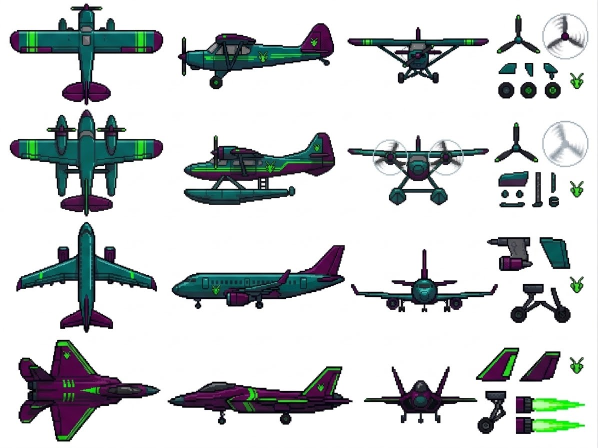
#> input picture assets/source/aircraft_mantis_sheet.jpg, 1195 x 896 px, found by its file name (shown at 1/2 size)
$ python measure.py ../../assets/source/aircraft_mantis_sheet.jpg ../../assets/source/aircraft_npc_bogey_sheet.jpg
#> lines starting #> are read from the running program, lines starting #| are printed output that depends on the picture; after the words box and inside, x2 and y2 are one past the last pixel; in counts of white or black regions, pixels touching at a corner belong together
### tools/art/cards.py
#!/usr/bin/env python3
"""Mantis Air: the aircraft as sprite cards (src/art_cards.h).

Each aircraft is its sprite sheet views, kept as pixel art: top, side, front and (where drawn) rear. The game mounts
each on a flat card in the aircraft's own frame (top on the wing plane, side on the centre plane, front/rear across
the body) and draws the card the camera faces most squarely, projected with the aircraft's attitude, cross-fading
near 45 degrees. Nothing is reconstructed, so the art is never mangled; the views are only made to agree in size:

  * length and span from the top view; one height for side, front and rear (the generated views disagree on
    height: the geometric mean of what the side and front views say)
  * each view cut out of its sheet (background flood-filled away, strays erased), quantised to its family's
    15-colour palette (index 0 is transparent), and downscaled to its card size by a vote that keeps the
    one-pixel outlines; plus half and quarter sizes for distance

  cards.py <assets/source> <src/art_cards.h> [preview.png]
"""
import os, sys, numpy as np
from PIL import Image
from scipy import ndimage

SHEETS = {'mantis': 'aircraft_mantis_sheet.jpg', 'npc': 'aircraft_npc_bogey_sheet.jpg'}
# The props are drawn turning (the parts column's prop and blur-disc sprites), so the views' static props are taken
# out (measured on the ruled views, cut-out pixels):
#   unprop: (view, box, keep boxes) - erase what's in the box but not in a keep box (the nacelles, spinner, cowl)
#   undisc: (view, cx, cy, r, keep_r) - erase a blur disc's greys and blades, keeping its hub and the livery
#   Where a blade crossed the wing or cabin, the gap takes the neighbouring colour.
#   props: each prop's hub (top-view row, top-view column, end-view row, radius in end-view columns), its sprites
CUB_PROPS = dict(
    unprop=[('top', (112, 0, 194, 15), [(142, 0, 163, 16)]), ('side', (4, 18, 18, 112), [(0, 57, 18, 75)])],
    props=[(7, 152, 60, 37)], prop_sprites=((988, 26, 1082, 112), (1083, 22, 1180, 120)))
BEAVER_PROPS = dict(
    unprop=[('top', (68, 33, 140, 47), [(90, 0, 118, 214)]), ('top', (168, 33, 238, 47), [(190, 0, 218, 214)]),
            ('side', (54, 0, 69, 80), [])],
    undisc=[('front', 88, 45, 41, 9), ('front', 197, 45, 41, 9)],
    props=[(40, 103, 45, 38), (40, 203, 45, 38)], prop_sprites=((986, 240, 1082, 330), (1081, 236, 1180, 334)))
# Until its rear view is drawn, the Beaver's is built from its front view (props out, mirrored): the cockpit's face
# repainted in the tail's own colours (from the side view), a tail cone, and the parts column's tailplane across it.
BEAVER_REAR_STANDIN = dict(face=(141, 62, 25, 29), face_top_from=('side', 250, 52), face_bot_from=('side', 250, 76),
                           cone=(141, 60, 5), tailplane=((993, 341, 1064, 374), 93, 189, 41, 51))
# The afterburners: the parts column's flame (base at the nozzle) and its end-on glow (the bogey's ring; for the
# Fighter one is made from its flame's colours); nozzles on the rear view (column, row), the flame's length / length
# The Fighter's separate parts put on: its far fin (the shaded fin part) just behind the near one in the side view,
# and its two nozzles' ends in the rear view (where the afterburners come out)
FIGHTER_PARTS = dict(far_fin=((1040, 700, 1122, 764), 262, 0, 337, 56), nozzle_ends=[(106, 67, 6), (121, 67, 6)])
FIGHTER_FLAME = dict(flame_sprite=(1066, 789, 1173, 827), flame_flip=False, glow_sprite=None,
                     nozzles=[(106, 67), (121, 67)], flame_len=0.30)
BOGEY_FLAME = dict(flame_sprite=(911, 691, 1109, 769), flame_flip=True, glow_sprite=(1126, 704, 1179, 756),
                   nozzles=[(106, 66), (121, 66)], flame_len=0.34)
# emissive colours the flames are drawn in (they glow; the sun doesn't shade them): the palette's fixed entries
EMISSIVE = [('P_HUD_W', (242, 246, 250)), ('P_FIREFLY', (225, 255, 130)), ('P_HUD_G', (120, 255, 120)), ('P_HUD_A', (255, 190, 50)),
            ('P_AMBER', (255, 170, 40)), ('P_HUD_R', (255, 70, 60)), ('P_TAIL', (255, 40, 40)), ('P_TAIL_D', (120, 16, 24))]
# crops on the sheets (x0, y0, x1, y1). The sheets' columns: top, side, REAR, parts; but the Cubs' and the Beavers'
# third column is a FRONT view (their rears are separate files: cub_rear.jpg, beaver_rear.jpg). 'third' says which.
# top_rot: the top view drawn nose-right; erase: strays (cut-out pixels); gear: the retracting gear's boxes in each
# view's cut-out pixels (hidden when it's up)
PLANES = [
    dict(name='cub', sheet='mantis', top=(15, 3, 331, 214), side=(351, 40, 675, 186), front=(689, 48, 984, 174), third='front', rear='cub_rear.jpg',
         **CUB_PROPS),
    dict(name='beaver', sheet='mantis', top=(15, 214, 331, 438), side=(361, 258, 677, 417), front=(689, 264, 984, 418), third='front',
         rear='beaver_rear.jpg', rear_standin=BEAVER_REAR_STANDIN, **BEAVER_PROPS),
    dict(name='jet', sheet='mantis', top=(26, 437, 320, 672), side=(337, 484, 696, 624), front=(696, 492, 1002, 631),
         gear=dict(side=[(40, 104, 64, 129), (160, 104, 190, 129)], rear=[(136, 110, 158, 128), (88, 108, 112, 128), (182, 108, 206, 128)])),
    dict(name='fighter', sheet='mantis', top=(31, 673, 327, 889), side=(329, 726, 712, 856), front=(722, 727, 961, 854), top_rot=1,
         gear=dict(side=[(96, 90, 120, 117), (220, 90, 250, 117)], rear=[(66, 92, 90, 115), (102, 92, 124, 115), (136, 92, 160, 115)]),
         **FIGHTER_FLAME, parts=FIGHTER_PARTS),
    dict(name='npc_cub', sheet='npc', top=(15, 3, 331, 214), side=(351, 40, 675, 186), front=(689, 48, 984, 174), third='front', **CUB_PROPS),
    dict(name='npc_beaver', sheet='npc', top=(15, 214, 331, 438), side=(361, 258, 677, 417), front=(689, 264, 984, 418), third='front',
         rear_standin=BEAVER_REAR_STANDIN, **BEAVER_PROPS),
    dict(name='npc_jet', sheet='npc', top=(26, 437, 320, 672), side=(337, 484, 696, 624), front=(696, 492, 1002, 631),
         erase=[('rear', (278, 0, 310, 95))]),
    dict(name='npc_fighter', sheet='npc', top=(31, 673, 327, 889), side=(329, 726, 712, 856), front=(722, 727, 961, 854), top_rot=1,
         erase=[('rear', (172, 0, 240, 32))], **BOGEY_FLAME, parts=dict(nozzle_ends=[(106, 66, 6), (121, 66, 6)])),
]
CARD_MAX = 120          # the largest card's long side, texels (the plane is ~60-120 px wide on screen up close)

def cutout(img, box):
    """The sprite in the box: RGB and a mask. Background: the white the border reaches, and sizeable pure-white
    pockets (between struts, under a high wing)."""
    a = np.asarray(img.crop(box).convert('RGB')).astype(np.int32)
    whiteish = (a.min(2) > 200) & ((a.max(2) - a.min(2)) < 40)
    lab, n = ndimage.label(whiteish)
    border = set(np.unique(np.concatenate([lab[0], lab[-1], lab[:, 0], lab[:, -1]]))) - {0}
    if n:
        area = ndimage.sum(whiteish, lab, range(1, n + 1)); bright = ndimage.mean(a.min(2), lab, range(1, n + 1))
        border |= {i + 1 for i in range(n) if area[i] >= 40 and bright[i] >= 228}
    fg = ~np.isin(lab, list(border))
    lab2, n2 = ndimage.label(fg)
    if n2 > 1:
        sizes = ndimage.sum(fg, lab2, range(1, n2 + 1))
        fg = np.isin(lab2, [i + 1 for i, s in enumerate(sizes) if s >= max(30, sizes.max() * 0.015)])
    return a, fg

def trim(a, m):
    ys, xs = np.nonzero(m)
    return a[ys.min():ys.max() + 1, xs.min():xs.max() + 1], m[ys.min():ys.max() + 1, xs.min():xs.max() + 1], (xs.min(), ys.min())

# [8 lines left out: function kmeans, not called in this run]

def nearest(rgb, pal):
    return ((rgb[..., None, :].astype(np.float64) - pal[None, None]) ** 2).sum(-1).argmin(-1)

# [16 lines left out: function downscale, not called in this run]

def load_views(src, p):
    sheet = Image.open(os.path.join(src, SHEETS[p['sheet']]))
#> sheet is the input picture: PIL image 1195x896 RGB; mean R, G, B 204.9, 208.9, 209.7
    v = {}
    third = p.get('third', 'rear')                       # (the sheet's third column: rear, or the Cubs' front)
    for k, box in (('top', p['top']), ('side', p['side']), (third, p['front'])):
        a, m = cutout(sheet, box)
        if k == 'top' and p.get('top_rot'): a = np.rot90(a, 1); m = np.rot90(m, 1)
        v[k] = [a, m]
#> this loop made 3 passes
#> (n in cutout, area in cutout, bright in cutout, n2 in cutout) on passes 1 to 2: (2, [45096, 1], [254.1, 206], 1), (1, [29963], [254], 1)
#> (n in cutout, area in cutout, n2 in cutout, sizes in cutout) on pass 3: (13, [26906, 356, 299, 3, 167, 175, 3, 2, 39, 11, 43, 5, 3], 7, [9200, 12, 3, 3, 1, 3, 2])
#> pass 1, in cutout, `whiteish = (a.min(2) > 200) & ((a.max(2) - a.min(2)) < 40)`:
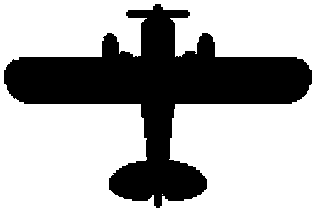
#> whiteish: shape (211, 316) bool; 67.6% white; 1 black region, box (x1, y1, x2, y2) and area: (4, 4, 312, 208) 21579
#> pass 1, in cutout, `lab, n = ndimage.label(whiteish)`:
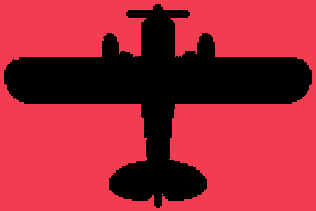
#> lab: shape (211, 316) int32; 3 distinct labels, from 0 to 2; one colour per label, 0 black
#> after the loop, v = 3 items
    if isinstance(p.get('rear'), str) and os.path.exists(os.path.join(src, p['rear'])):   # (a separate rear view, once drawn)
        r = Image.open(os.path.join(src, p['rear'])); a, m = cutout(r, (0, 0) + r.size); v['rear'] = [a, m]
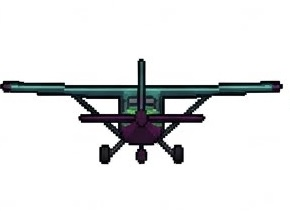
#> input picture assets/source/cub_rear.jpg, 290 x 211 px, found by its file name
#> in load_views, r is the input picture: PIL image 290x211 RGB; mean R, G, B 226.7, 227.9, 228.6
#> after `a, m = cutout(r, (0, 0) + r.size)`: m: shape (211, 290) bool; 13.3% white; 1 white region, box (x1, y1, x2, y2) and area: (0, 58, 283, 164) 8120
    for (k, (x0, y0, x1, y1)) in p.get('erase', []): v[k][1][y0:y1, x0:x1] = False
#> after the loop, v = 4 items

    for k in list(v):
        a, m, org = trim(*v[k]); v[k] = [a, m, org]
#> this loop made 4 passes
#> (k, org) on passes 1 to 4: ('top', (4, 4)), ('side', (4, 6)), ('front', (6, 6)), ('rear', (0, 58))
#> pass 1, in load_views, `a, m, org = trim(*v[k])`:
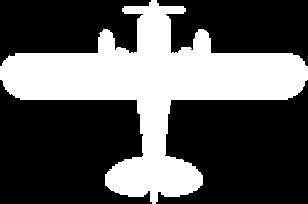
#> m: shape (204, 308) bool; 34.3% white; 1 white region, box (x1, y1, x2, y2) and area: (0, 0, 308, 204) 21580
    # (in the trimmed cut-out's pixels, as the ruled views measure them)
    # the static props out (see CUB_PROPS): erased, and the gaps they leave across the body filled from beside them
    gone = {k: np.zeros(v[k][1].shape, bool) for k in v}
#> gone = 4 items
    for (k, (x0, y0, x1, y1), keeps) in p.get('unprop', []):
        e = np.zeros_like(gone[k]); e[y0:y1, x0:x1] = True
        for (a0, b0, a1, b1) in keeps: e[b0:b1, a0:a1] = False
        gone[k] |= e & v[k][1]
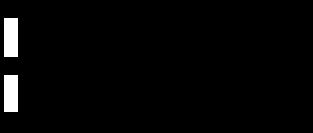
#> e: shape (133, 313) bool; 2.6% white; 2 white regions, box (x1, y1, x2, y2) and area: (4, 18, 18, 57) 546, (4, 75, 18, 112) 518
    for (k, cx, cy, r, keep) in p.get('undisc', []):
        a_, m_, _ = v[k]
        yy, xx = np.mgrid[0:m_.shape[0], 0:m_.shape[1]]
        d2 = (xx - cx) ** 2 + (yy - cy) ** 2
        grey = ((a_.max(2) - a_.min(2)) < 30) & (a_.mean(2) > 40)          # blades and blur: greys, not the livery
        gone[k] |= m_ & grey & (d2 <= r * r) & (d2 > keep * keep)
    for k in v:
        if not gone[k].any(): continue
        a_, m_, org_ = v[k]
        keepm = m_ & ~gone[k]
        # a gap inside the body: body on both sides of it along its row or its column (within 32 px)
        def bridged(mk, axis):
            n = mk.shape[axis]; idx = np.arange(n)
            shp = [1, 1]; shp[axis] = n; idx = idx.reshape(shp)
            big = np.where(mk, idx, -10**6); last = np.maximum.accumulate(big, axis=axis)
            big2 = np.where(mk, idx, 10**6); nxt = np.flip(np.minimum.accumulate(np.flip(big2, axis), axis=axis), axis)
            return (idx - last <= 32) & (nxt - idx <= 32)
        hb = bridged(keepm, 1) & gone[k]; vb = bridged(keepm, 0) & gone[k] & ~hb
        body = hb | vb
        # filled along the stroke's crossing: a vertical blade's gap from the same row (stripes run straight through),
        # a horizontal bar's from the same column
        a_ = a_.copy()
        H_, W_ = keepm.shape
        for y, x in zip(*np.nonzero(hb)):
            row = np.nonzero(keepm[y])[0]
            l = row[row < x]; r = row[row > x]
            src_x = l[-1] if len(l) and (not len(r) or x - l[-1] <= r[0] - x) else r[0]
            a_[y, x] = a_[y, src_x]
        for y, x in zip(*np.nonzero(vb)):
            col = np.nonzero(keepm[:, x])[0]
            u = col[col < y]; d = col[col > y]
            src_y = u[-1] if len(u) and (not len(d) or y - u[-1] <= d[0] - y) else d[0]
            a_[y, x] = a_[src_y, x]
        v[k] = [a_, keepm | body, org_]
#> this loop made 4 passes
#> (k, org_, H_, W_) on passes 1 to 2: ('top', (4, 4), 204, 308), ('side', (4, 6), 133, 313)
#> k on passes 3 to 4: 'front', 'rear'
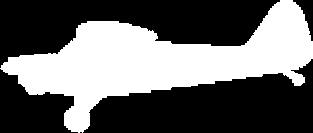
#> keepm: shape (133, 313) bool; 40.5% white; 1 white region, box (x1, y1, x2, y2) and area: (0, 0, 313, 133) 16843
    pp = p.get('parts') or {}
    if pp.get('far_fin') and 'side' in v:                # (behind: only where the side view is empty)
        box, x0, y0, x1, y1 = pp['far_fin']
        sheet = Image.open(os.path.join(src, SHEETS[p['sheet']]))
        fa, fmk = cutout(sheet, box); fa, fmk, _ = trim(fa, fmk)
        w_, h_ = x1 - x0, y1 - y0
        fi = np.asarray(Image.fromarray(fa.astype(np.uint8)).resize((w_, h_), Image.NEAREST)).astype(np.int32)
        fm = np.asarray(Image.fromarray((fmk * 255).astype(np.uint8)).resize((w_, h_), Image.NEAREST)) > 127
        a_, m_, o_ = v['side']; a_ = a_.copy(); m_ = m_.copy()
        reg = a_[y0:y1, x0:x1]; rm = m_[y0:y1, x0:x1]; put = fm & ~rm
        reg[put] = fi[put]; rm[put] = True
        v['side'] = [a_, m_, o_]
    if pp.get('nozzle_ends') and 'rear' in v:            # dark rim, grey liner, black throat
        a_, m_, o_ = v['rear']; a_ = a_.copy(); m_ = m_.copy()
        yy, xx = np.mgrid[0:m_.shape[0], 0:m_.shape[1]]
        for (nx, ny, r) in pp['nozzle_ends']:
            d = np.hypot(xx - nx, yy - ny)
            a_[d <= r] = (36, 16, 40); a_[d <= r - 1.5] = (84, 86, 96); a_[d <= r - 3] = (16, 14, 20); m_[d <= r] = True
        v['rear'] = [a_, m_, o_]
    if 'rear' not in v and p.get('rear_standin') and 'front' in v:
        v['rear'] = list(rear_standin(src, p, v))
    for k in v: v[k][0] = bake_light(v[k][0], v[k][1], k)
#> this loop made 4 passes
#> (H_ in bake_light, W_ in bake_light) on passes 2 to 4: (133, 313), (113, 283), (106, 283)
    return {k: tuple(x) for k, x in v.items()}

# The sheets are drawn lit from above, with deep shading underneath; in the game the renderer's sun shades the aircraft
# again on top of that. So the textures are evened out here, once, in the sheets themselves (the cards and the models
# both take them from here; the renderer is unchanged):
#   a lift: a gamma on every colour, the dark end most;
#   a big soft cyan light from below: on the side, front and rear views, strongest at the bottom of each column of the
#   drawing and fading to nothing at its top (the top view looks down on the upper surfaces: the lift only).
BAKE_LIFT = 0.80                       # gamma; 1 = as drawn
BAKE_FILL = 0.55                       # the fill at the very bottom: +55% there
BAKE_TINT = np.array([0.55, 0.95, 1.0])
def bake_light(a, m, view):
    a = 255.0 * (np.clip(a, 0, 255) / 255.0) ** BAKE_LIFT
    if view == 'top' or not m.any(): return a
    H_, W_ = m.shape
    yy = np.arange(H_)[:, None].astype(float)
    has = m.any(0)
    top = np.where(has, m.argmax(0), 0).astype(float)
    bot = np.where(has, H_ - 1 - m[::-1].argmax(0), 1).astype(float)
    w = np.clip((yy - top[None, :]) / np.maximum(bot - top, 1.0)[None, :], 0, 1)
    k = np.ones(9) / 9                                               # soft across the columns too (no streaks)
    w = np.apply_along_axis(lambda r: np.convolve(np.pad(r, 4, mode='edge'), k, 'valid'), 1, w)
    return np.clip(a * (1.0 + BAKE_FILL * w[..., None] * BAKE_TINT[None, None, :]), 0, 255)

def rear_standin(src, p, v):
    """A rear view made from the front view, until one is drawn (see BEAVER_REAR_STANDIN)."""
    rs = p['rear_standin']
    a, m, org = v['front']
    a = a[:, ::-1].copy(); m = m[:, ::-1].copy()                  # (from behind, mirrored)
    H_, W_ = m.shape
    yy, xx = np.mgrid[0:H_, 0:W_]
    cx, cy, rx, ry = rs['face']
    inside = ((xx - cx) / rx) ** 2 + ((yy - cy) / ry) ** 2 <= 1.0
    rim = inside & (((xx - cx) / (rx - 2)) ** 2 + ((yy - cy) / (ry - 2)) ** 2 > 1.0)
    sv = v['side'][0]
    top_c = sv[rs['face_top_from'][2], rs['face_top_from'][1]]; bot_c = sv[rs['face_bot_from'][2], rs['face_bot_from'][1]]
    face = inside & m
    a[face & (yy < cy)] = top_c; a[face & (yy >= cy)] = bot_c
    a[rim & m] = (14, 16, 24)                                      # its outline
    ccx, ccy, cr = rs['cone']
    cone = (xx - ccx) ** 2 + (yy - ccy) ** 2 <= cr * cr
    a[cone] = (30, 46, 50); a[cone & ((xx - ccx) ** 2 + (yy - ccy) ** 2 > (cr - 1) ** 2)] = (14, 16, 24)
    # the tailplane (parts column), stretched across its span at its height
    sheet = Image.open(os.path.join(src, SHEETS[p['sheet']]))
    box, x0, x1, y0, y1 = rs['tailplane']
    ta, tmk = cutout(sheet, box); ta, tmk, _ = trim(ta, tmk)
    tw, th = x1 - x0, y1 - y0
    ti = np.asarray(Image.fromarray(ta.astype(np.uint8)).resize((tw, th), Image.NEAREST)).astype(np.int32)
    tm = np.asarray(Image.fromarray((tmk * 255).astype(np.uint8)).resize((tw, th), Image.NEAREST)) > 127
    reg = a[y0:y1, x0:x1]; reg[tm] = ti[tm]; m[y0:y1, x0:x1] |= tm
    return a, m, org

# [162 lines left out: functions family_palettes, main, not called in this run]

# [2 lines that do not run on import are left out]

### tools/art/measure.py
#!/usr/bin/env python3
"""Measure the sheet's views: cleaned silhouettes and their profiles, drawn as blueprints with a ruler, so the
landmarks (nose, wing, stabiliser, fin, wingtips, nacelles, wheels) can be read off and checked against each other.
  measure.py <assets/source> <outdir>"""
import sys, os, numpy as np
from PIL import Image, ImageDraw
sys.path.insert(0, os.path.dirname(__file__))
import cards

def ruled(rgb, mask, step=10):
    """The view at 3x with a ruler every `step` sheet pixels (labelled every 50)."""
#> called with step = 10
    h, w = mask.shape
#> h = 204; w = 308
    img = np.where(mask[..., None], rgb, 255).astype(np.uint8)
    im = Image.fromarray(img).resize((w * 3, h * 3), Image.NEAREST)
    d = ImageDraw.Draw(im)
    for x in range(0, w, step):
        d.line([(x * 3, 0), (x * 3, h * 3)], fill=(255, 0, 0) if x % 50 == 0 else (255, 200, 200))
        if x % 50 == 0: d.text((x * 3 + 2, 2), str(x), fill=(200, 0, 0))
    for y in range(0, h, step):
        d.line([(0, y * 3), (w * 3, y * 3)], fill=(0, 0, 255) if y % 50 == 0 else (200, 200, 255))
        if y % 50 == 0: d.text((2, y * 3 + 2), str(y), fill=(0, 0, 200))
    return im

if __name__ == '__main__':
    src, out = sys.argv[1], sys.argv[2]
    for p in cards.PLANES:
        for vn, (r, m, _) in cards.load_views(src, p).items():
            ruled(r, m).save(f"{out}/{p['name']}_{vn}.png")
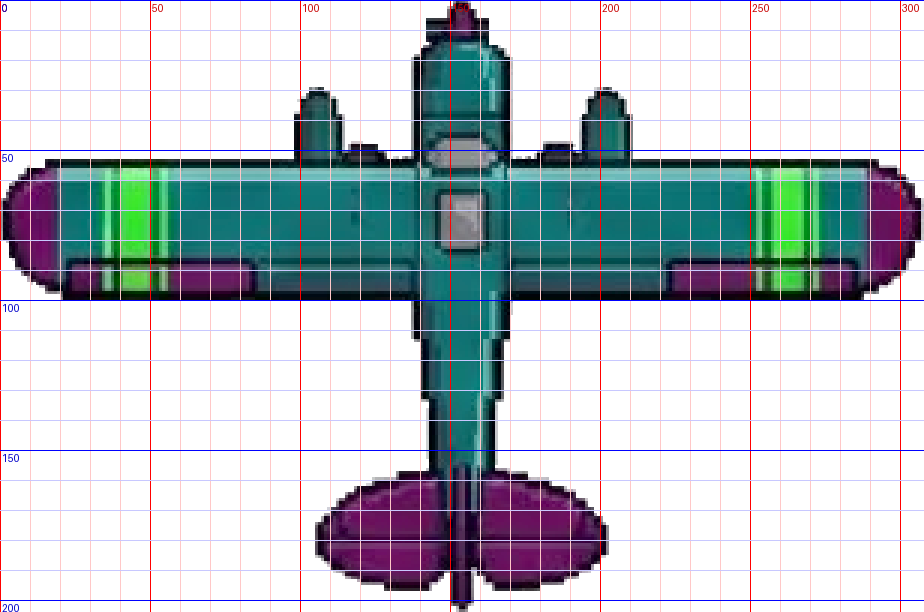
#> saved as cub_top.png: PIL image 924x612 RGB; mean R, G, B 186.1, 194.8, 200.2
            print(p['name'], vn, 'size (w, h)', m.shape[1], m.shape[0])
